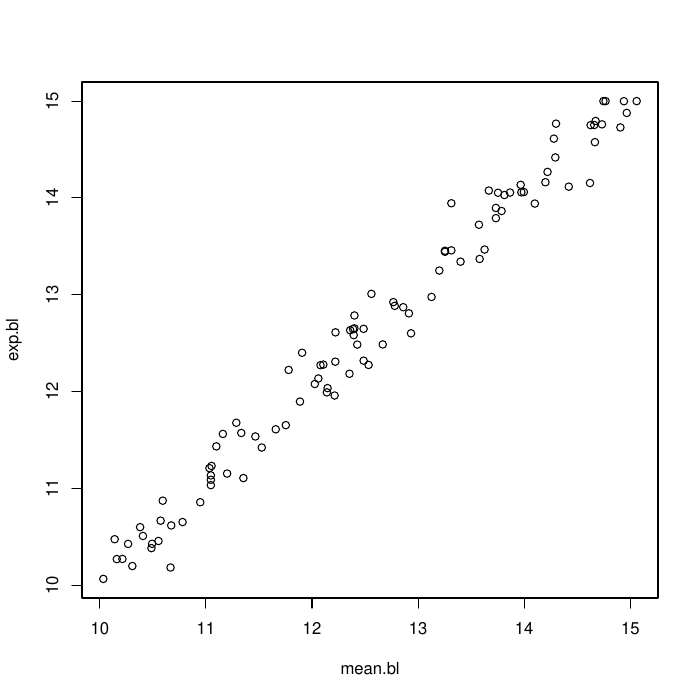

Source code (R):
#!/usr/bin/env Rscript

# This script runs a large number of coalescent PCR simulations with 3 sampled molecules from a very large final molecule pool.
# The efficiency vectors are sampled from beta distributions and are scaled to have 
# means in the range [0.5, 1.0].
#
# It runs several simulation under a sampled efficiency vector and saves the mean of simulated non-zero
# branch lengths. As the size of the final molecule population is huge, the probability of coalescence is 
# very small, so we can assume that averaging the non-zero branch lengths from a given tree is reasonable
# to do.
#
# The expected value of the simulated branch lengths is approximated as nr_cycles * [ mean(eff) / (1 + mean(eff))],
# where "eff" is the vector of per-cycle PCR efficiencies (see also 01-bl-test.R).
#
# Output:
#   * 03-eff-large-pool.pdf - scatter plot of expected versus mean realized branch lengths under a given efficiency vector
#   * 03-eff-large-pool.log - linear regression of mean realized vs expected branch lengths

# Redirect output:
sink("03-eff-large-pool.log")
pdf("03-eff-large-pool.pdf")

# Load required libraries:
library(ape)
suppressMessages(require(methods,quietly=TRUE));
system("cd ..;make cat");

# Load package source:
source("../PCRcoalSource.R");

# Numberf of PCR cycles:
nr.cycles 	<- 30
# Number of sampled efficiency vectors:
nr.effs		<- 100
# Number of "trees" sampled for a given efficiency vector:
nr.replications	<- 50

# Function to calculate the expected branch length:
expected.bl<-function(eff, nr.cycles ){
	nr.cycles * ( 1 - 1/(eff + 1) )
}

# Function to sample a vector of efficiencies having a mean between 0.5 and 1.0:
sample.effs <- function(nr.cycles){
	ru <- runif(1,min=0,max=1)
        effs <- rbeta(nr.cycles, shape1=1,shape2=((1-ru)/ru) )
	effs <- (effs * 0.5) + 0.5
        return(effs)
}

mean.bl <- numeric()
exp.bl	<- numeric()

for(i in 1:nr.effs){

	# Sample efficiencies:
	efficiencies<-sample.effs(nr.cycles)

	# Construct the simulation object:
	x<-PCRcoal(
        	initial.size    =3000,
        	sample.size     =3,
        	nr.cycles       =nr.cycles,
		efficiencies    =efficiencies
	);

	branch.lengths<-numeric()
	
	# Sample nr.replications branch lengths, save the mean of the non-zero branch lengths:
	for (i in 1:nr.replications){
		edges<-sample.tree(x)$edge.length
		branch.lengths[i] <- mean(edges[ which(edges > 0) ])
	}

	# Update the expected and observed branch length vectors:
	mean.bl <- c( mean.bl, mean(branch.lengths) )
	exp.bl <- c(exp.bl, expected.bl(mean(efficiencies), nr.cycles))
}

# Plot expected vs. observed branch lenghts:
plot(mean.bl, exp.bl)

# Regression through (0,0):
reg<-lm(mean.bl ~ -1 + exp.bl)
abline(reg)

summary(reg)

plot(reg)

